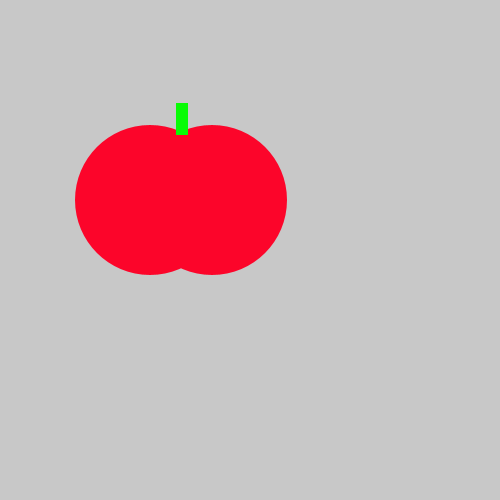
Frame 1 (no input)
Frame 60 (the mouse pressed at the canvas centre just before this capture): identical to frame 1, image omitted
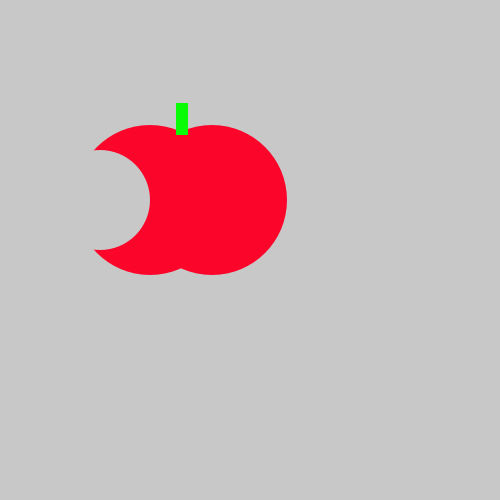
Frame 120 (the mouse held since frame 60 and released just before this capture)

The Processing sketch that drew these frames (run headless with seeded random() and noise(); from frame 60 on, the mouse is pressed at the canvas centre):

// Processing sketch: tasty_tomato
// ── tasty_tomato.pde
void setup() {
    size(500, 500);
}
void draw() {
  fill(#F2F2F2);  
  background(200, 200, 200);
    noStroke();
   
    fill(#FC052A);
    ellipse(150, 200, 150, 150);
    ellipse(212, 200, 150, 150);
   
    fill(#08FC05);
    rect(176, 103, 12, 32);
    
    
      if (mousePressed)
      {

        
        fill(200,200,200);
        ellipse(100,200,100,100);
       
      }
    
}
